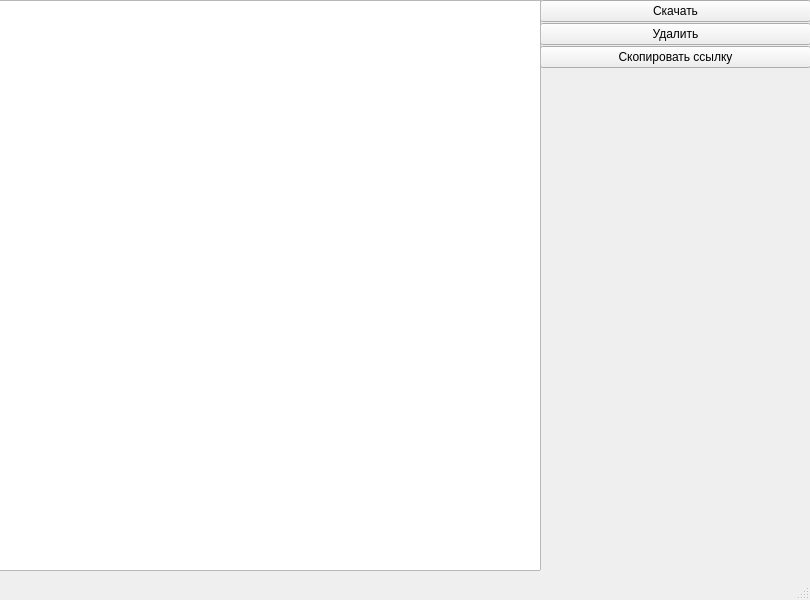
<?xml version="1.0" encoding="UTF-8"?>
<ui version="4.0">
 <class>MainWindow</class>
 <widget class="QMainWindow" name="MainWindow">
  <property name="geometry">
   <rect>
    <x>0</x>
    <y>0</y>
    <width>810</width>
    <height>600</height>
   </rect>
  </property>
  <property name="sizePolicy">
   <sizepolicy hsizetype="Expanding" vsizetype="Expanding">
    <horstretch>0</horstretch>
    <verstretch>0</verstretch>
   </sizepolicy>
  </property>
  <property name="minimumSize">
   <size>
    <width>810</width>
    <height>600</height>
   </size>
  </property>
  <property name="maximumSize">
   <size>
    <width>810</width>
    <height>600</height>
   </size>
  </property>
  <property name="windowTitle">
   <string>MainWindow</string>
  </property>
  <widget class="QWidget" name="centralwidget">
   <property name="sizePolicy">
    <sizepolicy hsizetype="Expanding" vsizetype="Expanding">
     <horstretch>1</horstretch>
     <verstretch>1</verstretch>
    </sizepolicy>
   </property>
   <widget class="QWidget" name="verticalLayoutWidget">
    <property name="geometry">
     <rect>
      <x>540</x>
      <y>0</y>
      <width>271</width>
      <height>571</height>
     </rect>
    </property>
    <layout class="QVBoxLayout" name="verticalLayout">
     <property name="spacing">
      <number>1</number>
     </property>
     <property name="sizeConstraint">
      <enum>QLayout::SetMaximumSize</enum>
     </property>
     <item>
      <widget class="QPushButton" name="download_button">
       <property name="autoFillBackground">
        <bool>false</bool>
       </property>
       <property name="text">
        <string>Скачать</string>
       </property>
       <property name="checkable">
        <bool>false</bool>
       </property>
      </widget>
     </item>
     <item>
      <widget class="QPushButton" name="delete_button">
       <property name="text">
        <string>Удалить</string>
       </property>
      </widget>
     </item>
     <item>
      <widget class="QPushButton" name="copy_link_button">
       <property name="text">
        <string>Скопировать ссылку</string>
       </property>
      </widget>
     </item>
    </layout>
   </widget>
   <widget class="QWidget" name="horizontalLayoutWidget">
    <property name="geometry">
     <rect>
      <x>-10</x>
      <y>0</y>
      <width>551</width>
      <height>571</height>
     </rect>
    </property>
    <layout class="QHBoxLayout" name="horizontalLayout">
     <property name="sizeConstraint">
      <enum>QLayout::SetMaximumSize</enum>
     </property>
     <item>
      <widget class="QTableWidget" name="tableWidget"/>
     </item>
    </layout>
   </widget>
  </widget>
  <widget class="QStatusBar" name="statusbar">
   <property name="maximumSize">
    <size>
     <width>810</width>
     <height>600</height>
    </size>
   </property>
  </widget>
 </widget>
 <resources/>
 <connections/>
</ui>
